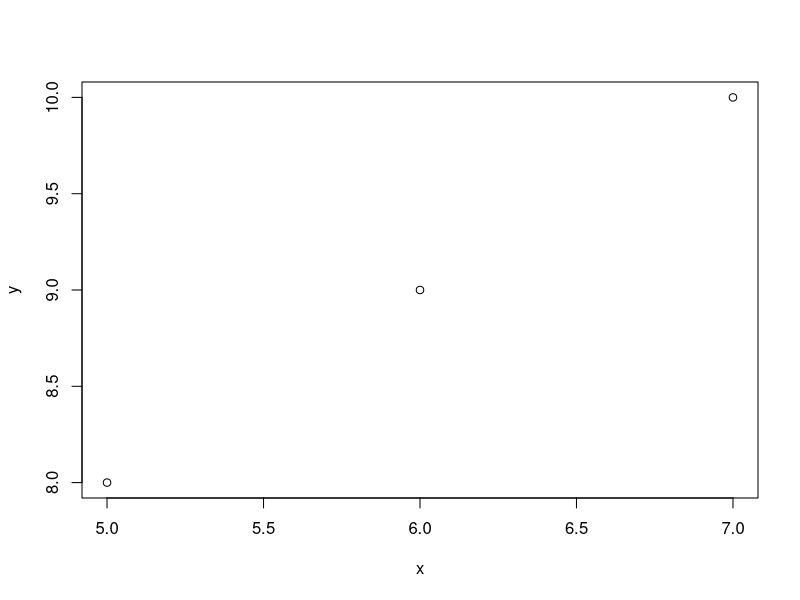
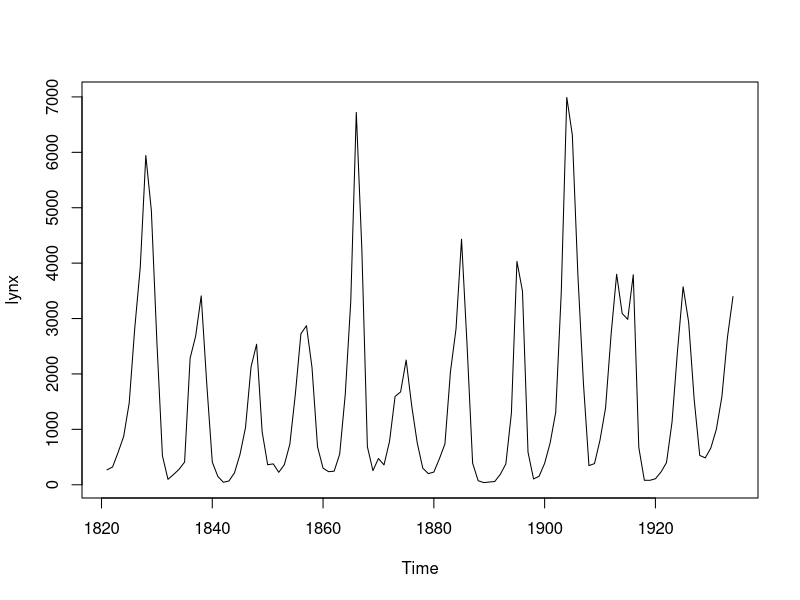
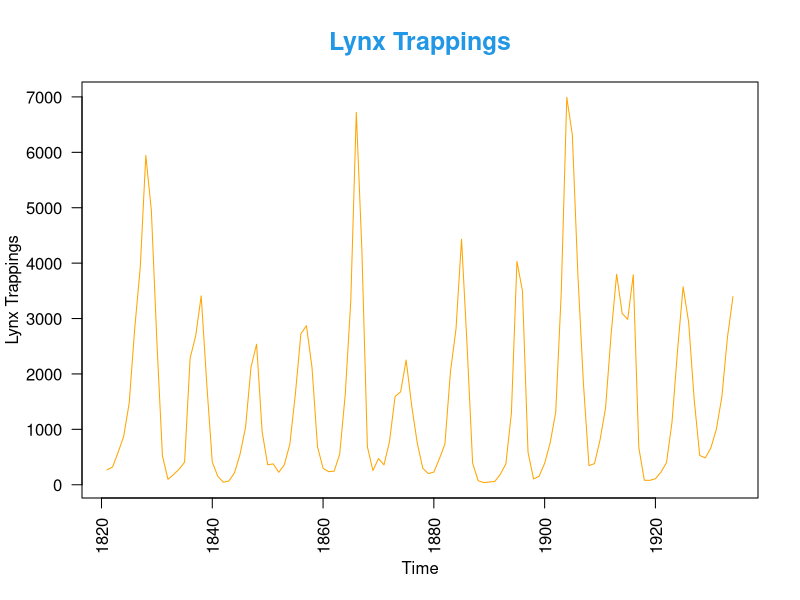
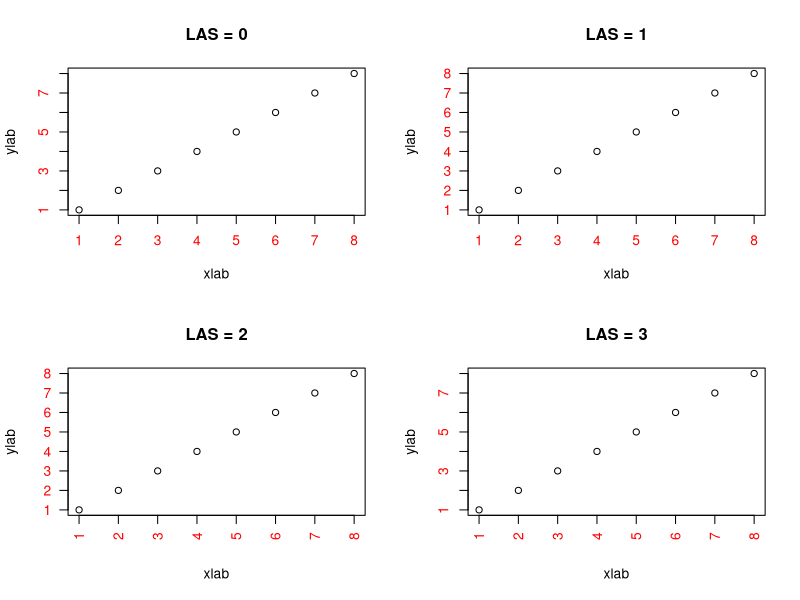
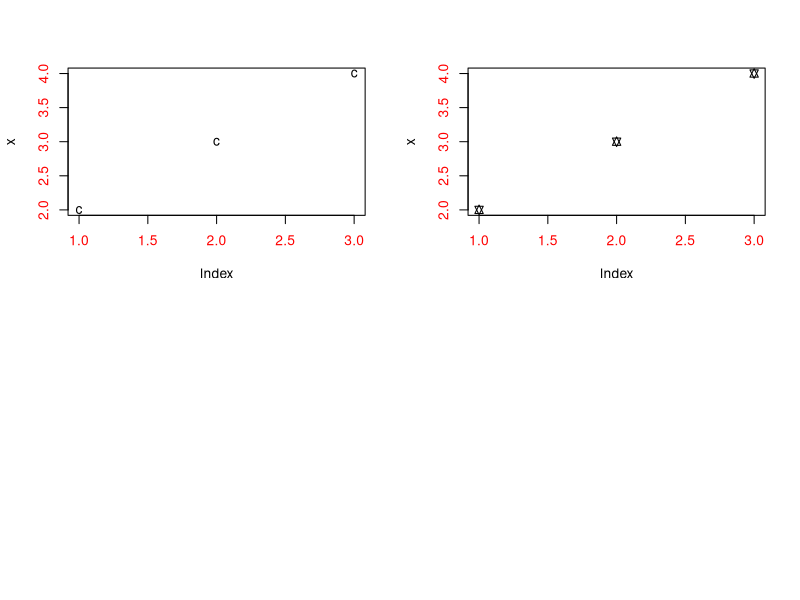
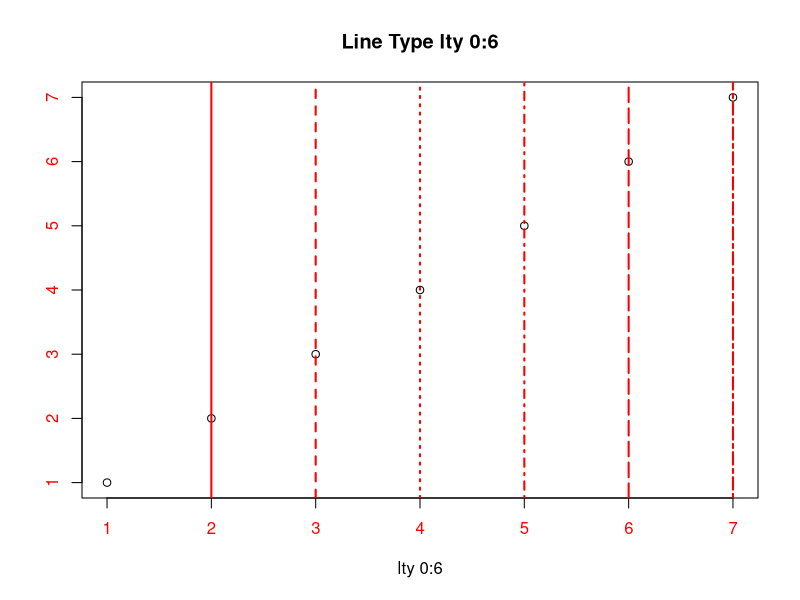
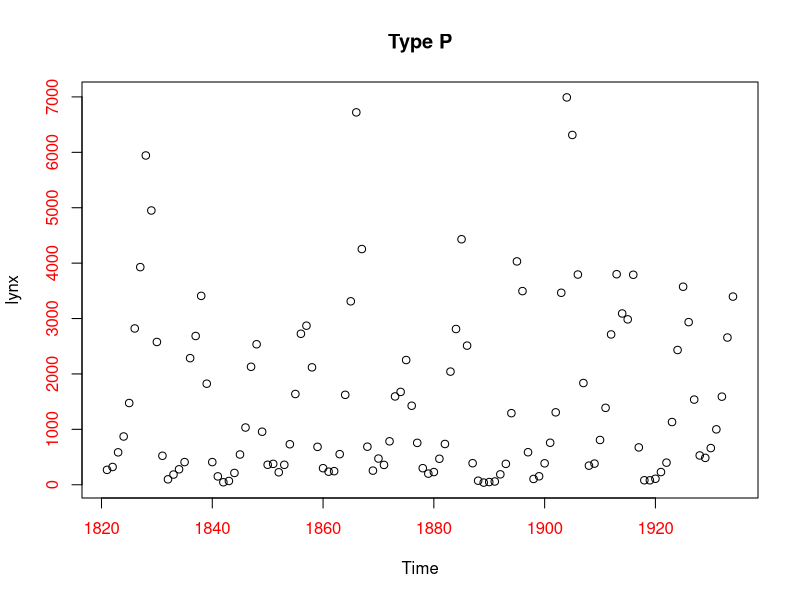
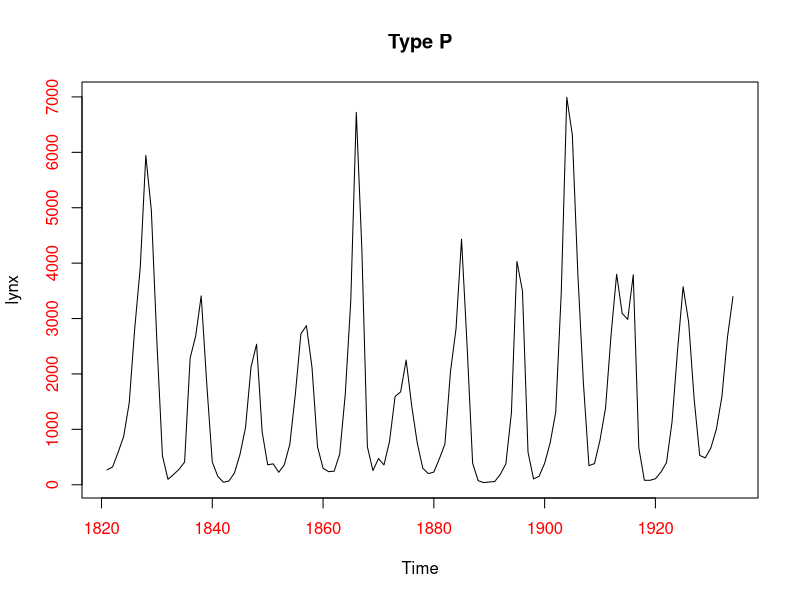

Reproduce these figures in R, in order.
#Refer to Video: "Video-12.mp4"
# Data Visualiztion using R Base library
x = 5:7
y = 8:10

plot(x,y)

plot(lynx)  #lynx is pre-installed time-series dataset in R

plot(lynx, main = "Lynx Trappings", col = "orange", col.main = 52, cex.main = 1.5, ylab = "Lynx Trappings", xlab = "Time", las = 2)
#here, above "main" is title, "col" is for color of plotted line, "col.main is the color of title", "cex.main 
#is the magnification of title font", "ylab is for y-axis label", "xlab is for x-axis label", "las is for orientation of ticks. It can take 4 values 0,1,2,3"

par(mfrow=c(2,2), col.axis = "red")  #par() function set the configuration of your plot. Here, we have given 2*2 matrix
                                     #means that we want 4 plots like as 2*2 matrix

plot(1:8, las = 0, xlab = "xlab", ylab = "ylab", main = "LAS = 0")
plot(1:8, las = 1, xlab = "xlab", ylab = "ylab", main = "LAS = 1")
plot(1:8, las = 2, xlab = "xlab", ylab = "ylab", main = "LAS = 2")
plot(1:8, las = 3, xlab = "xlab", ylab = "ylab", main = "LAS = 3")

colors()  #it will give list of colors
?pch  #it will return symbols and their values for your plot
x = 2:4
plot(x, pch = "c")
plot(x, pch = 11)  #it will give symbol corresponding to value 11

par(mfrow=c(1,1), col.axis = "red")

library(plotrix)

plot(1:7, ylab = "", main = "Line Type lty 0:6", xlab = "lty 0:6")

ablineclip(v=1, lty = 0, col = "red", lwd = 2) #blank
ablineclip(v=2, lty = 1, col = "red", lwd = 2) #solid
ablineclip(v=3, lty = 2, col = "red", lwd = 2) #dashed
ablineclip(v=4, lty = 3, col = "red", lwd = 2) #dotdash
ablineclip(v=5, lty = 4, col = "red", lwd = 2) #long-short dash
ablineclip(v=6, lty = 5, col = "red", lwd = 2) #longdash
ablineclip(v=7, lty = 6, col = "red", lwd = 2) #long-short dash
#here, 'v' is the position on x-axis, 'lty' is the line type, 'lwd' is a thickness of vertical line

?plot

plot(lynx, type='p', main='Type P') #points
plot(lynx, type='l', main='Type P') #lines
plot(lynx, type='b', main='Type P') #both
plot(lynx, type='c', main='Type P') #discontinuous lines
plot(lynx, type='o', main='Type P') #overplotted
plot(lynx, type='h', main='Type P') #histogram’ like (or ‘high-density’) vertical lines
plot(lynx, type='s', main='Type P') #stair steps
plot(lynx, type='S', main='Type P') #steps
plot(lynx, type='n', main='Type P') #no plotting.


par(mar = c(4,3,3,3), col.axis = 'darkgreen') #change plot margins

cars  #this is a dataset of car speed and car stopping distance
plot(cars$speed, type='s', bty='n',col = 'red', xlab='Cars ID', ylab = "")  #here, we have plotted car speed with a step plot
                                                                #here, bty is a box around plot which we have removed
text(8, 14, "Speed in mph", cex=1.85, col='red') #this will add a text "Speed in mph" at position 8, 14 with 
                                                 #magnification 1.85 and color = red
par(new=T) #it will allow Two lines in one plot.

plot(cars$dist, type='s', bty='n', col='blue', ann=F, axes=F, xlab='Cars ID', ylab = "")
text(40, 30, "Dis in miles", cex=1.85, col='blue')
axis(side=4)
title(main = 'Spped and stopping Distance of cars')

par()   #it will return you all the default values in par() function
